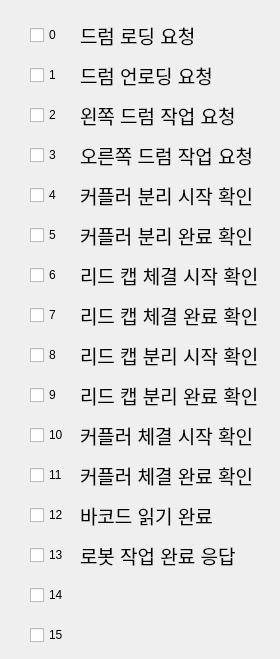
       <widget class="QWidget" name="tab_12">
        <attribute name="title">
         <string>42000</string>
        </attribute>
        <widget class="QCheckBox" name="checkBox_42000_1">
         <property name="geometry">
          <rect>
           <x>30</x>
           <y>20</y>
           <width>60</width>
           <height>30</height>
          </rect>
         </property>
         <property name="text">
          <string>0</string>
         </property>
        </widget>
        <widget class="QCheckBox" name="checkBox_42000_2">
         <property name="geometry">
          <rect>
           <x>30</x>
           <y>60</y>
           <width>60</width>
           <height>30</height>
          </rect>
         </property>
         <property name="text">
          <string>1</string>
         </property>
        </widget>
        <widget class="QCheckBox" name="checkBox_42000_3">
         <property name="geometry">
          <rect>
           <x>30</x>
           <y>100</y>
           <width>60</width>
           <height>30</height>
          </rect>
         </property>
         <property name="text">
          <string>2</string>
         </property>
        </widget>
        <widget class="QCheckBox" name="checkBox_42000_4">
         <property name="geometry">
          <rect>
           <x>30</x>
           <y>140</y>
           <width>60</width>
           <height>30</height>
          </rect>
         </property>
         <property name="text">
          <string>3</string>
         </property>
        </widget>
        <widget class="QCheckBox" name="checkBox_42000_5">
         <property name="geometry">
          <rect>
           <x>30</x>
           <y>180</y>
           <width>60</width>
           <height>30</height>
          </rect>
         </property>
         <property name="text">
          <string>4</string>
         </property>
        </widget>
        <widget class="QCheckBox" name="checkBox_42000_6">
         <property name="geometry">
          <rect>
           <x>30</x>
           <y>220</y>
           <width>60</width>
           <height>30</height>
          </rect>
         </property>
         <property name="text">
          <string>5</string>
         </property>
        </widget>
        <widget class="QCheckBox" name="checkBox_42000_7">
         <property name="geometry">
          <rect>
           <x>30</x>
           <y>260</y>
           <width>60</width>
           <height>30</height>
          </rect>
         </property>
         <property name="text">
          <string>6</string>
         </property>
        </widget>
        <widget class="QCheckBox" name="checkBox_42000_8">
         <property name="geometry">
          <rect>
           <x>30</x>
           <y>300</y>
           <width>60</width>
           <height>30</height>
          </rect>
         </property>
         <property name="text">
          <string>7</string>
         </property>
        </widget>
        <widget class="QCheckBox" name="checkBox_42000_9">
         <property name="geometry">
          <rect>
           <x>30</x>
           <y>340</y>
           <width>60</width>
           <height>30</height>
          </rect>
         </property>
         <property name="text">
          <string>8</string>
         </property>
        </widget>
        <widget class="QCheckBox" name="checkBox_42000_10">
         <property name="geometry">
          <rect>
           <x>30</x>
           <y>380</y>
           <width>60</width>
           <height>30</height>
          </rect>
         </property>
         <property name="text">
          <string>9</string>
         </property>
        </widget>
        <widget class="QCheckBox" name="checkBox_42000_11">
         <property name="geometry">
          <rect>
           <x>30</x>
           <y>420</y>
           <width>60</width>
           <height>30</height>
          </rect>
         </property>
         <property name="text">
          <string>10</string>
         </property>
        </widget>
        <widget class="QCheckBox" name="checkBox_42000_12">
         <property name="geometry">
          <rect>
           <x>30</x>
           <y>460</y>
           <width>60</width>
           <height>30</height>
          </rect>
         </property>
         <property name="text">
          <string>11</string>
         </property>
        </widget>
        <widget class="QCheckBox" name="checkBox_42000_13">
         <property name="geometry">
          <rect>
           <x>30</x>
           <y>500</y>
           <width>60</width>
           <height>30</height>
          </rect>
         </property>
         <property name="text">
          <string>12</string>
         </property>
        </widget>
        <widget class="QCheckBox" name="checkBox_42000_14">
         <property name="geometry">
          <rect>
           <x>30</x>
           <y>540</y>
           <width>60</width>
           <height>30</height>
          </rect>
         </property>
         <property name="text">
          <string>13</string>
         </property>
        </widget>
        <widget class="QCheckBox" name="checkBox_42000_15">
         <property name="geometry">
          <rect>
           <x>30</x>
           <y>580</y>
           <width>60</width>
           <height>30</height>
          </rect>
         </property>
         <property name="text">
          <string>14</string>
         </property>
         <property name="checkable">
          <bool>false</bool>
         </property>
        </widget>
        <widget class="QCheckBox" name="checkBox_42000_16">
         <property name="geometry">
          <rect>
           <x>30</x>
           <y>620</y>
           <width>60</width>
           <height>30</height>
          </rect>
         </property>
         <property name="text">
          <string>15</string>
         </property>
         <property name="checkable">
          <bool>false</bool>
         </property>
        </widget>
        <widget class="QLabel" name="label_39">
         <property name="geometry">
          <rect>
           <x>80</x>
           <y>380</y>
           <width>191</width>
           <height>31</height>
          </rect>
         </property>
         <property name="text">
          <string>&lt;html&gt;&lt;head/&gt;&lt;body&gt;&lt;p&gt;&lt;span style=&quot; font-size:14pt;&quot;&gt;리드 캡 분리 완료 확인&lt;/span&gt;&lt;/p&gt;&lt;/body&gt;&lt;/html&gt;</string>
         </property>
        </widget>
        <widget class="QLabel" name="label_40">
         <property name="geometry">
          <rect>
           <x>80</x>
           <y>500</y>
           <width>151</width>
           <height>31</height>
          </rect>
         </property>
         <property name="text">
          <string>&lt;html&gt;&lt;head/&gt;&lt;body&gt;&lt;p&gt;&lt;span style=&quot; font-size:14pt;&quot;&gt;바코드 읽기 완료&lt;/span&gt;&lt;/p&gt;&lt;/body&gt;&lt;/html&gt;</string>
         </property>
        </widget>
        <widget class="QLabel" name="label_41">
         <property name="geometry">
          <rect>
           <x>80</x>
           <y>220</y>
           <width>191</width>
           <height>31</height>
          </rect>
         </property>
         <property name="text">
          <string>&lt;html&gt;&lt;head/&gt;&lt;body&gt;&lt;p&gt;&lt;span style=&quot; font-size:14pt;&quot;&gt;커플러 분리 완료 확인&lt;/span&gt;&lt;/p&gt;&lt;/body&gt;&lt;/html&gt;</string>
         </property>
        </widget>
        <widget class="QLabel" name="label_42">
         <property name="geometry">
          <rect>
           <x>80</x>
           <y>180</y>
           <width>191</width>
           <height>31</height>
          </rect>
         </property>
         <property name="text">
          <string>&lt;html&gt;&lt;head/&gt;&lt;body&gt;&lt;p&gt;&lt;span style=&quot; font-size:14pt;&quot;&gt;커플러 분리 시작 확인&lt;/span&gt;&lt;/p&gt;&lt;/body&gt;&lt;/html&gt;</string>
         </property>
        </widget>
        <widget class="QLabel" name="label_43">
         <property name="geometry">
          <rect>
           <x>80</x>
           <y>100</y>
           <width>181</width>
           <height>31</height>
          </rect>
         </property>
         <property name="text">
          <string>&lt;html&gt;&lt;head/&gt;&lt;body&gt;&lt;p&gt;&lt;span style=&quot; font-size:14pt;&quot;&gt;왼쪽 드럼 작업 요청&lt;/span&gt;&lt;/p&gt;&lt;/body&gt;&lt;/html&gt;</string>
         </property>
        </widget>
        <widget class="QLabel" name="label_44">
         <property name="geometry">
          <rect>
           <x>80</x>
           <y>340</y>
           <width>191</width>
           <height>31</height>
          </rect>
         </property>
         <property name="text">
          <string>&lt;html&gt;&lt;head/&gt;&lt;body&gt;&lt;p&gt;&lt;span style=&quot; font-size:14pt;&quot;&gt;리드 캡 분리 시작 확인&lt;/span&gt;&lt;/p&gt;&lt;/body&gt;&lt;/html&gt;</string>
         </property>
        </widget>
        <widget class="QLabel" name="label_45">
         <property name="geometry">
          <rect>
           <x>80</x>
           <y>300</y>
           <width>191</width>
           <height>31</height>
          </rect>
         </property>
         <property name="text">
          <string>&lt;html&gt;&lt;head/&gt;&lt;body&gt;&lt;p&gt;&lt;span style=&quot; font-size:14pt;&quot;&gt;리드 캡 체결 완료 확인&lt;/span&gt;&lt;/p&gt;&lt;/body&gt;&lt;/html&gt;</string>
         </property>
        </widget>
        <widget class="QLabel" name="label_47">
         <property name="geometry">
          <rect>
           <x>80</x>
           <y>540</y>
           <width>171</width>
           <height>31</height>
          </rect>
         </property>
         <property name="text">
          <string>&lt;html&gt;&lt;head/&gt;&lt;body&gt;&lt;p&gt;&lt;span style=&quot; font-size:14pt;&quot;&gt;로봇 작업 완료 응답&lt;/span&gt;&lt;/p&gt;&lt;/body&gt;&lt;/html&gt;</string>
         </property>
        </widget>
        <widget class="QLabel" name="label_48">
         <property name="geometry">
          <rect>
           <x>80</x>
           <y>60</y>
           <width>151</width>
           <height>31</height>
          </rect>
         </property>
         <property name="text">
          <string>&lt;html&gt;&lt;head/&gt;&lt;body&gt;&lt;p&gt;&lt;span style=&quot; font-size:14pt;&quot;&gt;드럼 언로딩 요청&lt;/span&gt;&lt;/p&gt;&lt;/body&gt;&lt;/html&gt;</string>
         </property>
        </widget>
        <widget class="QLabel" name="label_49">
         <property name="geometry">
          <rect>
           <x>80</x>
           <y>20</y>
           <width>151</width>
           <height>31</height>
          </rect>
         </property>
         <property name="text">
          <string>&lt;html&gt;&lt;head/&gt;&lt;body&gt;&lt;p&gt;&lt;span style=&quot; font-size:14pt;&quot;&gt;드럼 로딩 요청&lt;/span&gt;&lt;/p&gt;&lt;/body&gt;&lt;/html&gt;</string>
         </property>
        </widget>
        <widget class="QLabel" name="label_50">
         <property name="geometry">
          <rect>
           <x>80</x>
           <y>420</y>
           <width>181</width>
           <height>31</height>
          </rect>
         </property>
         <property name="text">
          <string>&lt;html&gt;&lt;head/&gt;&lt;body&gt;&lt;p&gt;&lt;span style=&quot; font-size:14pt;&quot;&gt;커플러 체결 시작 확인&lt;/span&gt;&lt;/p&gt;&lt;/body&gt;&lt;/html&gt;</string>
         </property>
        </widget>
        <widget class="QLabel" name="label_51">
         <property name="geometry">
          <rect>
           <x>80</x>
           <y>260</y>
           <width>191</width>
           <height>31</height>
          </rect>
         </property>
         <property name="text">
          <string>&lt;html&gt;&lt;head/&gt;&lt;body&gt;&lt;p&gt;&lt;span style=&quot; font-size:14pt;&quot;&gt;리드 캡 체결 시작 확인&lt;/span&gt;&lt;/p&gt;&lt;/body&gt;&lt;/html&gt;</string>
         </property>
        </widget>
        <widget class="QLabel" name="label_52">
         <property name="geometry">
          <rect>
           <x>80</x>
           <y>140</y>
           <width>181</width>
           <height>31</height>
          </rect>
         </property>
         <property name="text">
          <string>&lt;html&gt;&lt;head/&gt;&lt;body&gt;&lt;p&gt;&lt;span style=&quot; font-size:14pt;&quot;&gt;오른쪽 드럼 작업 요청&lt;/span&gt;&lt;/p&gt;&lt;/body&gt;&lt;/html&gt;</string>
         </property>
        </widget>
        <widget class="QLabel" name="label_53">
         <property name="geometry">
          <rect>
           <x>80</x>
           <y>460</y>
           <width>181</width>
           <height>31</height>
          </rect>
         </property>
         <property name="text">
          <string>&lt;html&gt;&lt;head/&gt;&lt;body&gt;&lt;p&gt;&lt;span style=&quot; font-size:14pt;&quot;&gt;커플러 체결 완료 확인&lt;/span&gt;&lt;/p&gt;&lt;/body&gt;&lt;/html&gt;</string>
         </property>
        </widget>
       </widget>
